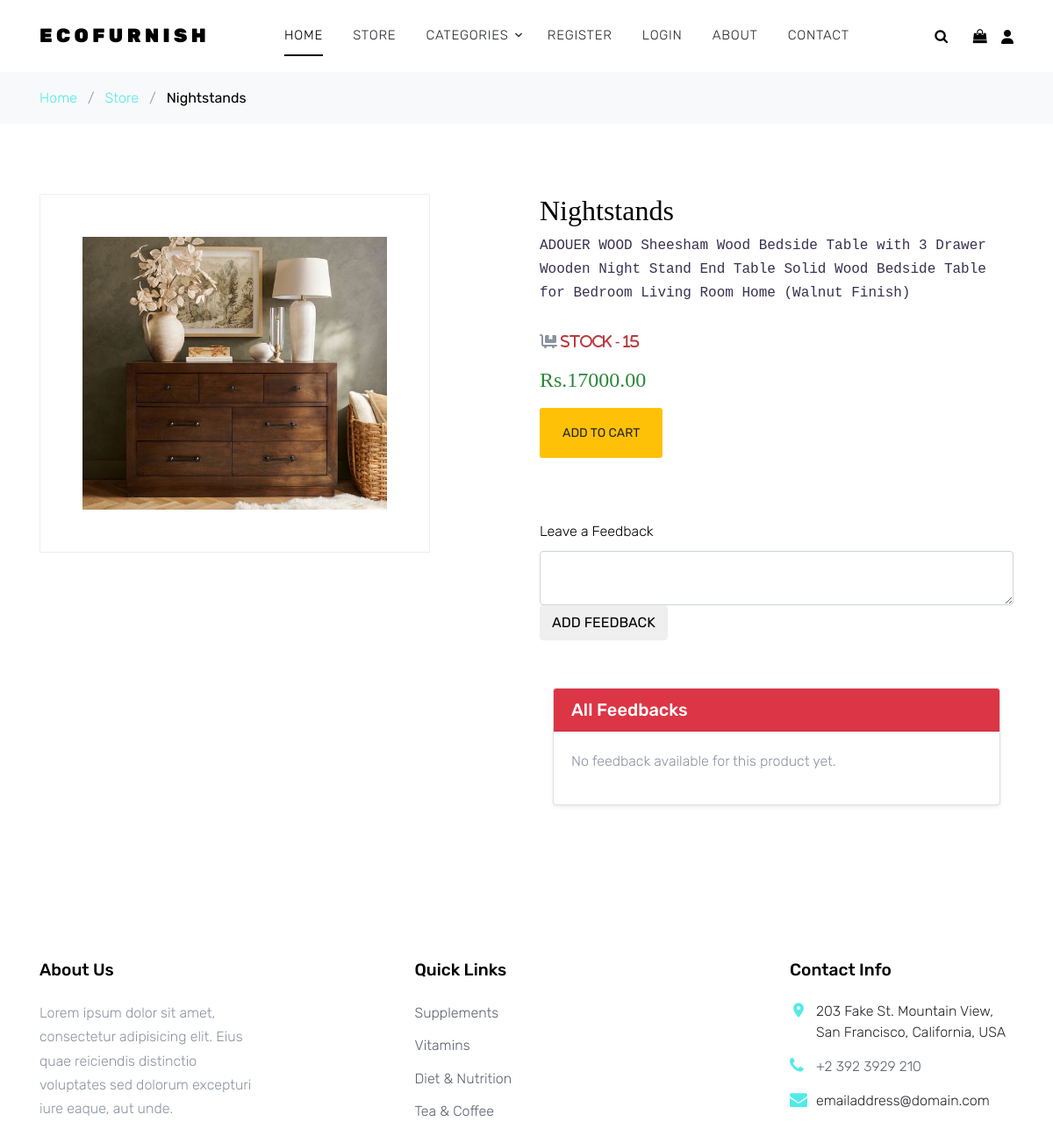
The page /single_details/7/ on the database as committed earlier.
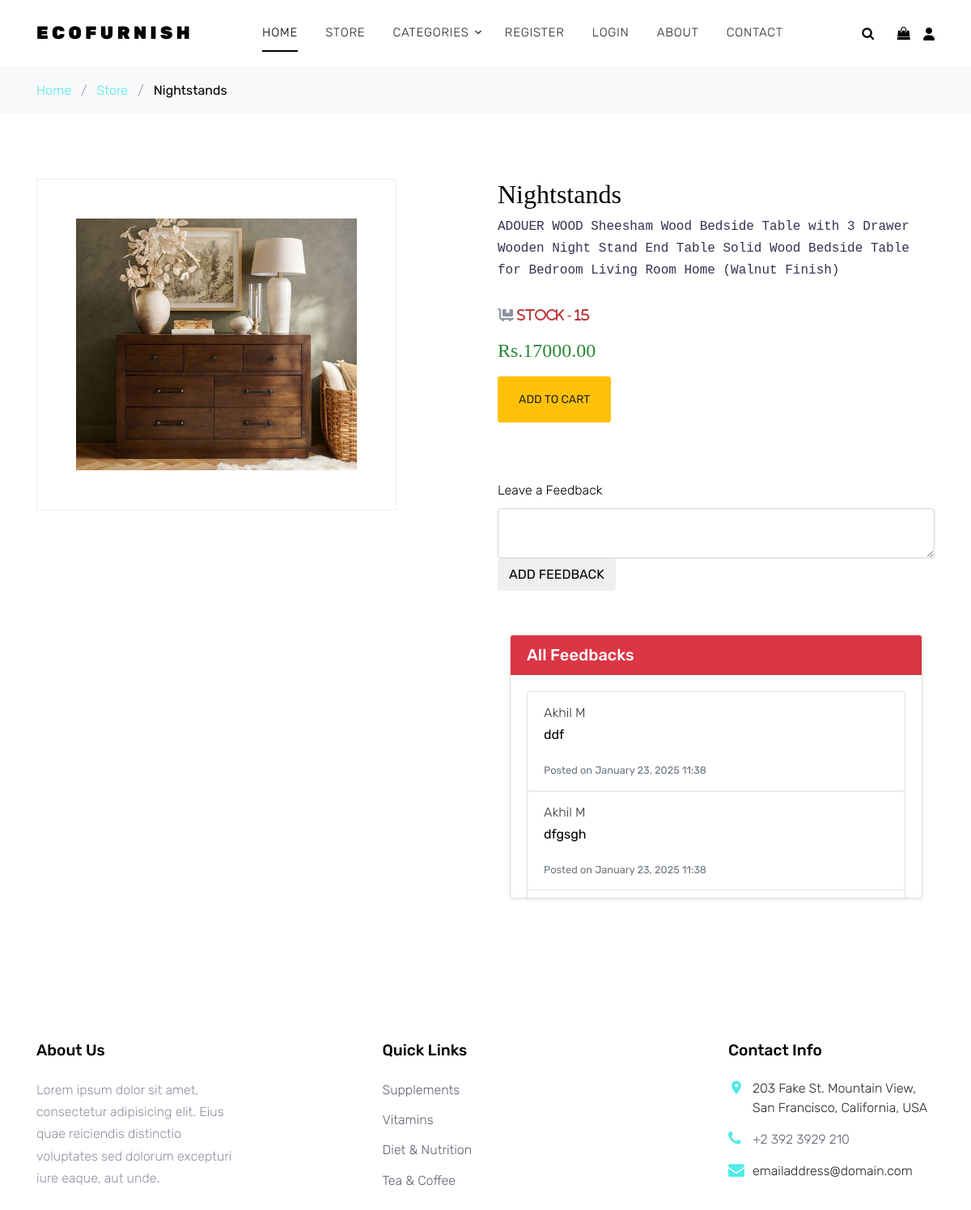
The same page on the database as committed later.
### Store/models.py (models this page shows, shortened)
class Feedback(models.Model):
    user = models.ForeignKey(CustomerDetails, on_delete=models.CASCADE)
    feedback = models.TextField()
    product = models.ForeignKey(Furniture, on_delete=models.CASCADE)
    created_at = models.DateTimeField(auto_now_add=True)

### Customer/models.py (models this page shows, shortened)
class CustomerDetails(models.Model):
    id = models.OneToOneField(User, on_delete=models.CASCADE, primary_key=True)
    first_name = models.CharField(max_length=50)
    last_name = models.CharField(max_length=50)
    phone = models.BigIntegerField(unique=True)
    email = models.EmailField(unique=True)
    address = models.CharField(max_length=150)
    photo = models.ImageField(upload_to='Customers/', null=True, blank=True)

### Store/views.py (the view)
# urls.py: path('single_details/<int:pro_id>/', Single_Details, name='single_details'),
def Single_Details(request, pro_id):
    ecofurnishsingle = Furniture.objects.get(id=pro_id)
    feedback_list = Feedback.objects.filter(product_id=pro_id).order_by('-created_at')
    return render(request, 'Store/Shop_Details.html', {'pro': ecofurnishsingle,
                                                       'feedback_view':feedback_list})

### Store/context_processors.py (called while the page is built)
def EcoFurnish_Category(request):
    cat = Categories.objects.all()
    return dict(cat=cat)

### Template/Store/Shop_Details.html (shortened to what this page needs)
{% extends 'Home/Base.html' %}
{% load static %}
{% block content %}
    <div class="bg-light py-3">
      <div class="container">
        <div class="row">
          <div class="col-md-12 mb-0"><a href="index.html">Home</a> <span class="mx-2 mb-0">/</span> <a
              href="{% url 'Store:shop' %}">Store</a> <span class="mx-2 mb-0">/</span> <strong class="text-black">{{pro.product}}</strong></div>
        </div>
      </div>
    </div>
    <div class="site-section">
      <div class="container">
        <div class="row">
          <div class="col-md-5 mr-auto">
            <div class="border text-center">
              <img src="{{pro.image.url}}" alt="Image" class="img-fluid p-5">
            </div>
          </div>
          <div class="col-md-6">
            <h2 class="text-black" style="font-family: serif;">{{pro.product}}</h2>
            <p style="font-family: monospace; color: #383050;">{{pro.description}}</p>
            <p><strong class="fa-solid fa-cart-flatbed mt-3"> <span style="color:#BB3A3E;">Stock - {{pro.stock}}</span></strong></p>
            <p><strong class="text h4" style="font-family: serif; color:#2A8737;">Rs.{{pro.price}}</strong></p>
            <p><a href="cart.html" class="buy-now btn btn-sm height-auto px-4 py-3 btn-warning">Add To Cart</a></p>
            <br><br>
            <form method="post" action="{% url 'Store:feedback' pro.id %}">
              <label class="text-black">Leave a Feedback</label>
              <textarea name="Add_Feedback" class="form-control" required></textarea>
              <div>
                <input type="submit" value="Add Feedback" class="btn btn-teal-300">
              </div>
            </form>
            <br><br>
            <div class="col-12">
                <div class="card shadow-sm">
                    <div class="card-header bg-danger text-white">
                        <h5 class="mb-0 text-white">All Feedbacks</h5>
                    </div>
                    <div class="card-body" style="max-height: 275px; overflow-y: auto;">
                        {% if feedback_view %}
                            <ul class="list-group">
                                {% for feedback in feedback_view %}
                                    <li class="list-group-item">
                                        <p><span style="color:#343738;">{{ feedback.user.first_name }} {{ feedback.user.last_name }}</span></span><br>
                                        <strong style="color:black;">{{ feedback.feedback }}</strong></p>
                                        <small class="text-muted">Posted on {{ feedback.created_at|date:"F d, Y H:i" }}</small>
                                    </li>
                                {% endfor %}
                            </ul>
                        {% else %}
                            <p>No feedback available for this product yet.</p>
                        {% endif %}
                    </div>
                </div>
            </div>
          </div>
        </div>
      </div>
    </div>
{% endblock %}

Rows that differ between the two databases and show on the page:
added Feedback: user.first_name "Akhil", user.last_name "M", feedback "ddf", created_at "January 23, 2025 11:38"
added Feedback: user.first_name "Akhil", user.last_name "M", feedback "dfgsgh", created_at "January 23, 2025 11:38"
Other text that changed with them:
text no longer shown: "No feedback available for this product yet."
